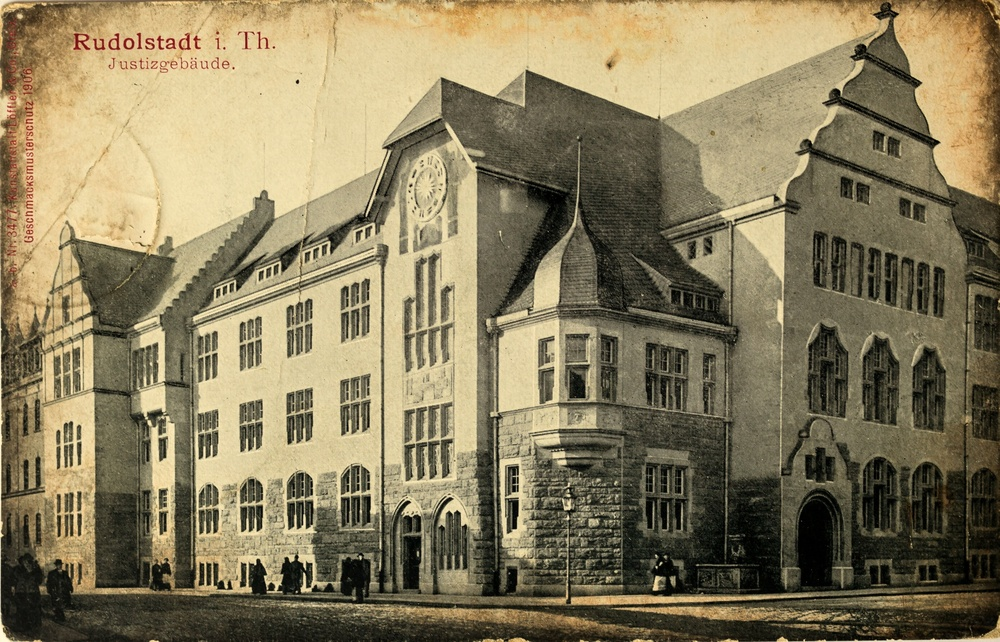
#> input picture src/bla.jpg, 1000 x 642 px, shrunk from 2335 x 1500 before the run
$ python normalizeTest.py
#> lines starting #> are read from the running program, lines starting #| are printed output that depends on the picture
import cv2
import numpy as np

img = cv2.imread("bla.jpg")
#> img is the input picture: shape (642, 1000, 3); mean B, G, R 93.1, 124.5, 136

img2a = np.float32(img)
img2 = cv2.cvtColor(img2a ,cv2.COLOR_BGR2GRAY) #img #np.float32(img)
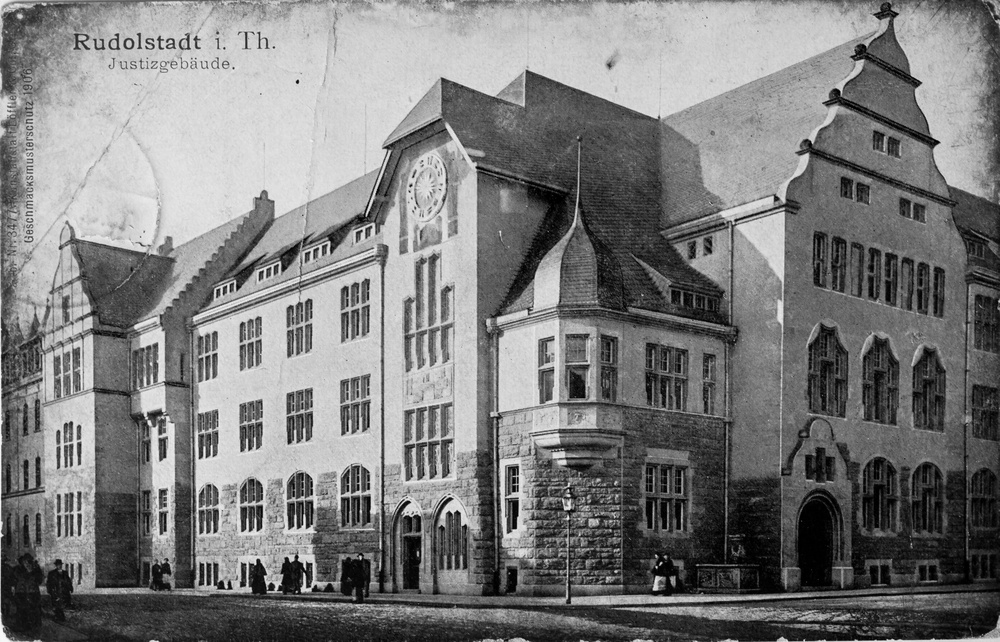
#> img2: shape (642, 1000) float32; min 0, max 250.3, mean 124.4
img3 = cv2.normalize(img2, img2 , 0.0, 1.0, cv2.NORM_MINMAX)
img4 = img3 * 255
#for point in img4:
#	print point
cv2.imshow("image", np.uint8(img4))

while cv2.waitKey(0) != 27:
#> (key Esc is pressed here)
	pass
